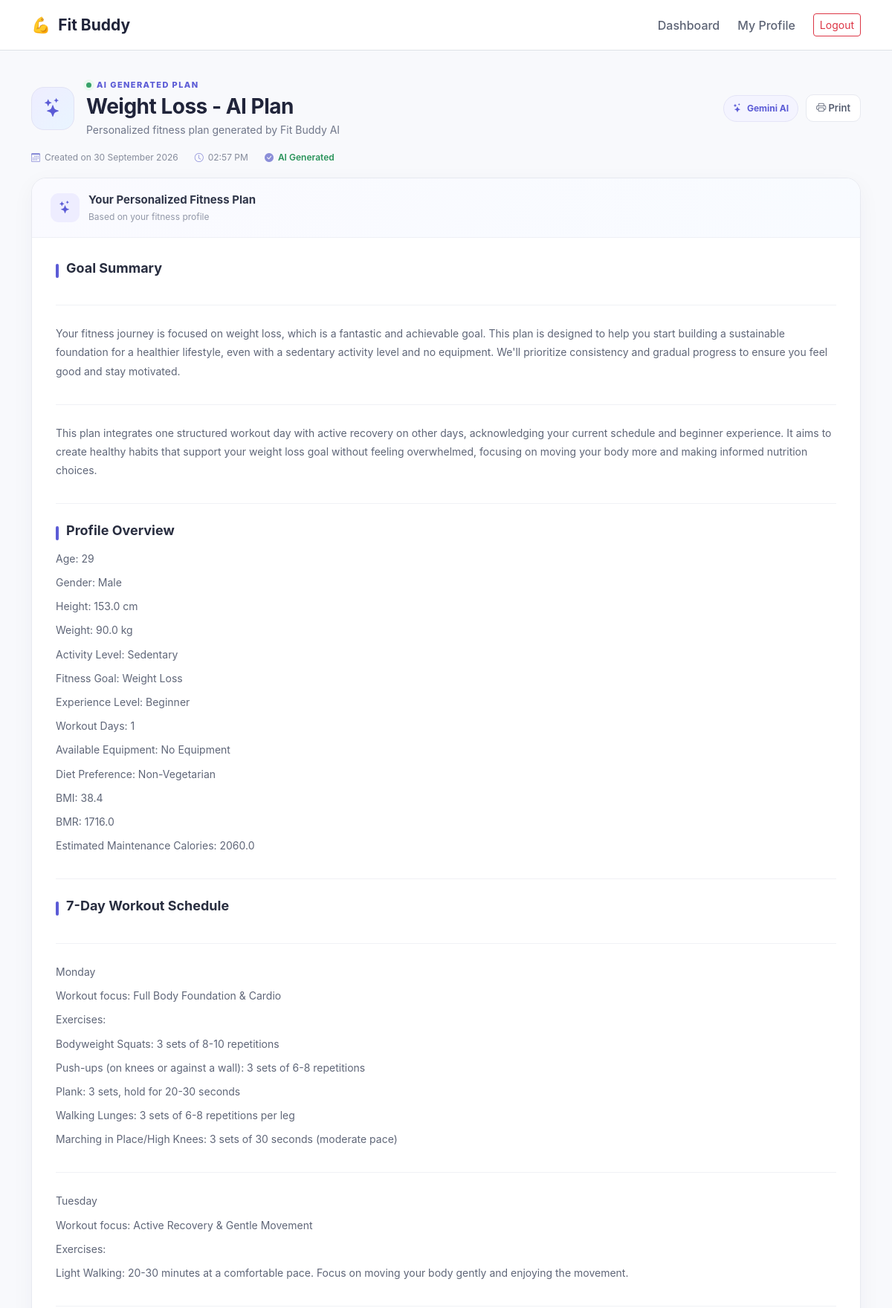
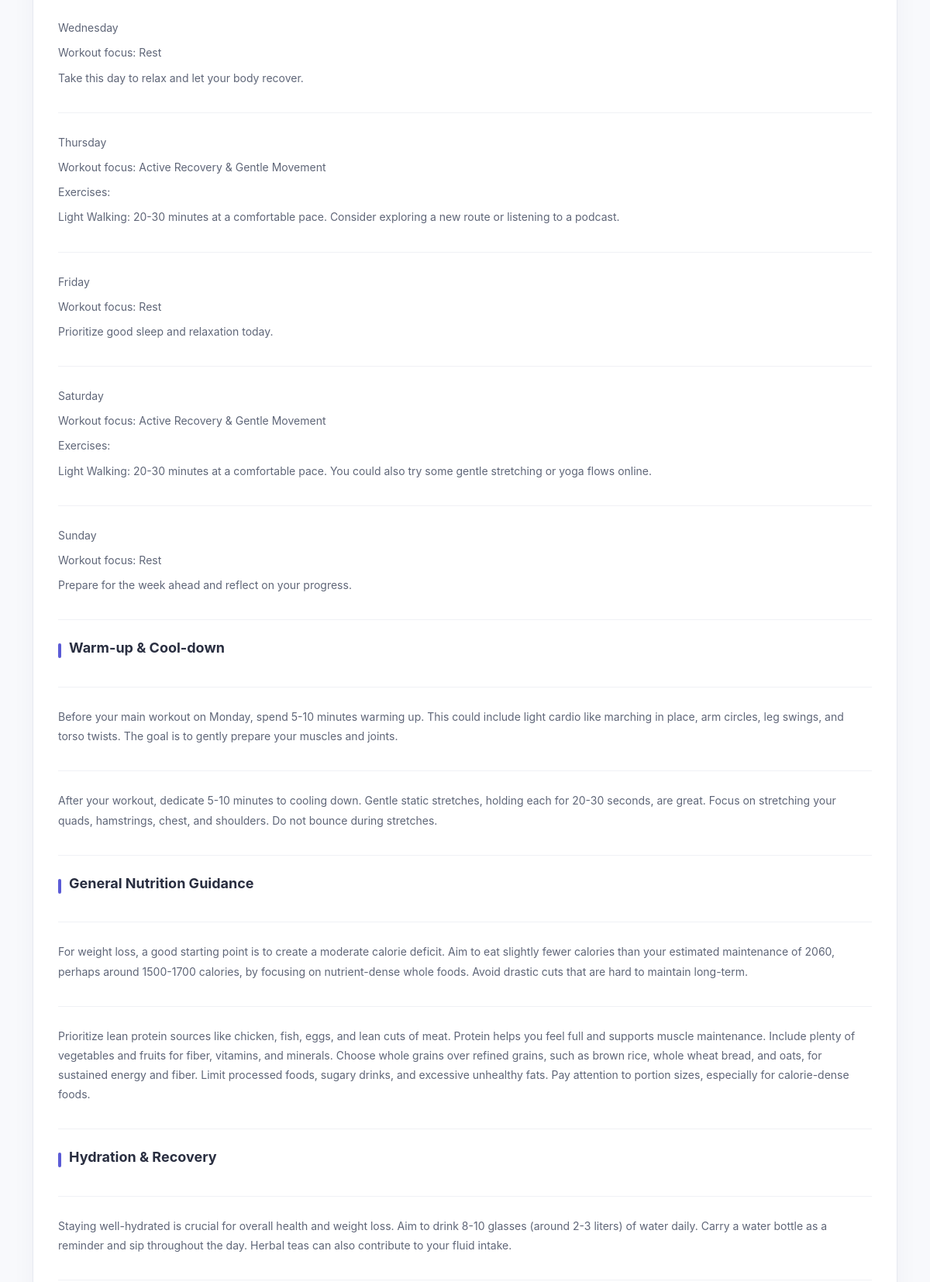
/plan/3 (signed in, upper part), run on the app's committed database (2 pictures, top to bottom).
### app/models.py (models this page shows)
class FitnessPlan(db.Model):
    id = db.Column(db.Integer, primary_key=True)
    user_id = db.Column(db.Integer, db.ForeignKey('user.id'), nullable=False)
    title = db.Column(db.String(200), default='AI Fitness Plan')
    content = db.Column(db.Text, nullable=False)
    created_at = db.Column(db.DateTime, default=datetime.utcnow)

### app/main.py (the view)
@main_bp.route('/plan/<int:plan_id>')
@login_required
def plan(plan_id):
    p = FitnessPlan.query.filter_by(
        id=plan_id, user_id=current_user.id).first_or_404()
    return render_template('plan.html', plan=p)

### app/templates/plan.html (shortened to what this page needs)
{% extends "base.html" %}
{% block content %}
<div class="container page-wrap">
    <div class="ai-plan-header">
        <div class="ai-header-left">
            <div class="ai-avatar">
                <i class="bi bi-stars"></i>
            </div>
            <div>
                <div class="ai-label">
                    <span class="ai-status-dot"></span>
                    AI GENERATED PLAN
                </div>
                <h2>{{ plan.title }}</h2>
                <p>
                    Personalized fitness plan generated by Fit Buddy AI
                </p>
            </div>
        </div>
        <div class="ai-header-actions">
            <span class="ai-model-badge">
                <i class="bi bi-stars"></i>
                Gemini AI
            </span>
            <button
                class="print-btn"
                onclick="window.print()">
                <i class="bi bi-printer"></i>
                Print
            </button>
        </div>
    </div>
    <div class="ai-created-info">
        <div>
            <i class="bi bi-calendar3"></i>
            Created on
            {{ plan.created_at.strftime('%d %B %Y') }}
        </div>
        <div>
            <i class="bi bi-clock"></i>
            {{ plan.created_at.strftime('%I:%M %p') }}
        </div>
        <div class="ai-generated">
            <i class="bi bi-check-circle-fill"></i>
            AI Generated
        </div>
    </div>
    <div class="ai-response-card">
        <div class="ai-response-top">
            <div class="response-title">
                <div class="response-icon">
                    <i class="bi bi-stars"></i>
                </div>
                <div>
                    <strong>
                        Your Personalized Fitness Plan
                    </strong>
                    <span>
                        Based on your fitness profile
                    </span>
                </div>
            </div>
        </div>
        <div class="plan-content">
            {% set sections = plan.content.split('\n\n') %}
            {% for section in sections %}
                {% set lines = section.split('\n') %}
                {% if lines|length > 0 %}
                    <div class="ai-section">
                        {% for line in lines %}
                            {% if line.strip() %}
                                {% if line.startswith('# ') %}
                                    <h2 class="ai-main-title">
                                        {{ line[2:] | replace('**', '') }}
                                    </h2>
                                {% elif line.startswith('## ') %}
                                    <h3 class="ai-section-title">
                                        {{ line[3:] | replace('**', '') }}
                                    </h3>
                                {% elif line.startswith('### ') %}
                                    <h4 class="ai-sub-title">
                                        {{ line[4:] | replace('**', '') }}
                                    </h4>
                                {% elif line.startswith('**') and line.endswith('**') %}
                                    <h3 class="ai-section-title">
                                        {{ line.replace('**', '') }}
                                    </h3>
                                {% else %}
                                    <p class="ai-paragraph">
                                        {{ line | replace('**', '') }}
                                    </p>
                                {% endif %}
                            {% endif %}
                        {% endfor %}
                    </div>
                {% endif %}
            {% endfor %}
        </div>
    </div>
</div>
{% endblock %}

### app/static/css/style.css (style rules this page uses)
:root { --primary: #5b5bd6; --primary-dark: #4747b8; --soft-purple: #f0efff; --soft-blue: #eaf4ff; --soft-green: #eaf9f0; --text: #20243a; --muted: #70778a; --border: #e7e9f0; }
* { box-sizing: border-box; }
body { background: #f8f9fc; color: var(--text); font-family: Inter, ui-sans-serif, system-ui, -apple-system, "Segoe UI", sans-serif; }
.page-wrap { padding-top:38px; }
.plan-content { line-height:1.75; color:#41485b; }
.ai-plan-header { display: flex; align-items: center; justify-content: space-between; gap: 25px; margin-bottom: 18px; }
.ai-header-left { display: flex; align-items: center; gap: 16px; }
.ai-avatar { width: 58px; height: 58px; border-radius: 17px; display: grid; place-items: center; background: linear-gradient( 135deg, #eeedff, #e9f5ff ); color: var(--primary); font-size: 25px; border: 1px solid #e1e2f5; }
.ai-label { display: flex; align-items: center; gap: 7px; color: var(--primary); font-size: 11px; font-weight: 800; letter-spacing: 1.4px; margin-bottom: 4px; }
.ai-status-dot { width: 7px; height: 7px; border-radius: 50%; background: #36a269; box-shadow: 0 0 0 4px #eaf9f0; }
.ai-plan-header h2 { margin: 0; font-size: 28px; font-weight: 750; letter-spacing: -0.5px; }
.ai-plan-header p { margin: 4px 0 0; color: var(--muted); font-size: 14px; }
.ai-header-actions { display: flex; align-items: center; gap: 10px; }
.ai-model-badge { display: inline-flex; align-items: center; gap: 7px; padding: 8px 12px; border-radius: 20px; background: #f4f4ff; color: var(--primary); font-size: 12px; font-weight: 700; border: 1px solid #e4e4f7; }
.print-btn { border: 1px solid var(--border); background: white; color: #555d70; padding: 8px 13px; border-radius: 10px; font-size: 13px; font-weight: 600; transition: .2s ease; }
.ai-created-info { display: flex; align-items: center; gap: 22px; margin-bottom: 18px; color: #858b9b; font-size: 12px; }
.ai-created-info div { display: flex; align-items: center; gap: 6px; }
.ai-created-info i { color: #8b8ed8; }
.ai-created-info .ai-generated { color: #29935a; font-weight: 600; }
.ai-response-card { background: white; border: 1px solid var(--border); border-radius: 20px; overflow: hidden; box-shadow: 0 8px 30px rgba(30, 40, 80, .045); }
.ai-response-top { padding: 18px 25px; border-bottom: 1px solid #eef0f5; background: linear-gradient( 135deg, #fafaff, #f8fbff ); }
.response-title { display: flex; align-items: center; gap: 12px; }
.response-icon { width: 39px; height: 39px; display: grid; place-items: center; border-radius: 11px; background: #eeedff; color: var(--primary); font-size: 17px; }
.response-title strong { display: block; font-size: 15px; color: #30364a; }
.response-title span { display: block; margin-top: 2px; font-size: 12px; color: #9298a8; }
.plan-content { padding: 30px 32px 35px; color: #42495b; line-height: 1.75; }
.ai-section { padding-bottom: 25px; margin-bottom: 25px; border-bottom: 1px solid #f0f1f5; }
.ai-section-title { position: relative; margin: 0 0 14px; padding-left: 14px; font-size: 18px; font-weight: 750; color: #292e40; }
.ai-section-title::before { content: ""; position: absolute; left: 0; top: 5px; width: 4px; height: 19px; border-radius: 5px; background: var(--primary); }
.ai-paragraph { margin: 7px 0; color: #5f6678; font-size: 14px; line-height: 1.8; }

### data on the page
FitnessPlan: title "Weight Loss - AI Plan", created_at "30 September 2026", created_at "02:57 PM"

### other printed values
{{ line.replace('**', '') }} "Goal Summary" "Profile Overview" "7-Day Workout Schedule" "Warm-up & Cool-down" "General Nutrition Guidance" "Hydration & Recovery"
{{ line | replace('**', '') }} "Age: 29" "Gender: Male" "Height: 153.0 cm" "Weight: 90.0 kg" "Activity Level: Sedentary" "Fitness Goal: Weight Loss" "Experience Level: Beginner" "Workout Days: 1" "Available Equipment: No Equipment" "Diet Preference: Non-Vegetarian" "BMI: 38.4" "BMR: 1716.0" "Estimated Maintenance Calories: 2060.0" "Monday" "Workout focus: Full Body Foundation & Cardio" "Exercises:" "Bodyweight Squats: 3 sets of 8-10 repetitions" "Push-ups (on knees or against a wall): 3 sets of 6-8 repetitions" "Plank: 3 sets, hold for 20-30 seconds" "Walking Lunges: 3 sets of 6-8 repetitions per leg" "Marching in Place/High Knees: 3 sets of 30 seconds (moderate pace)" "Tuesday" "Workout focus: Active Recovery & Gentle Movement" "Exercises:" "Light Walking: 20-30 minutes at a comfortable pace. Focus on moving your body gently and enjoying the movement." "Wednesday" "Workout focus: Rest" "Take this day to relax and let your body recover." "Thursday" "Workout focus: Active Recovery & Gentle Movement" "Exercises:" "Light Walking: 20-30 minutes at a comfortable pace. Consider exploring a new route or listening to a podcast." "Friday" "Workout focus: Rest" "Prioritize good sleep and relaxation today." "Saturday" "Workout focus: Active Recovery & Gentle Movement" "Exercises:" "Light Walking: 20-30 minutes at a comfortable pace. You could also try some gentle stretching or yoga flows online." "Sunday" "Workout focus: Rest" "Prepare for the week ahead and reflect on your progress."
